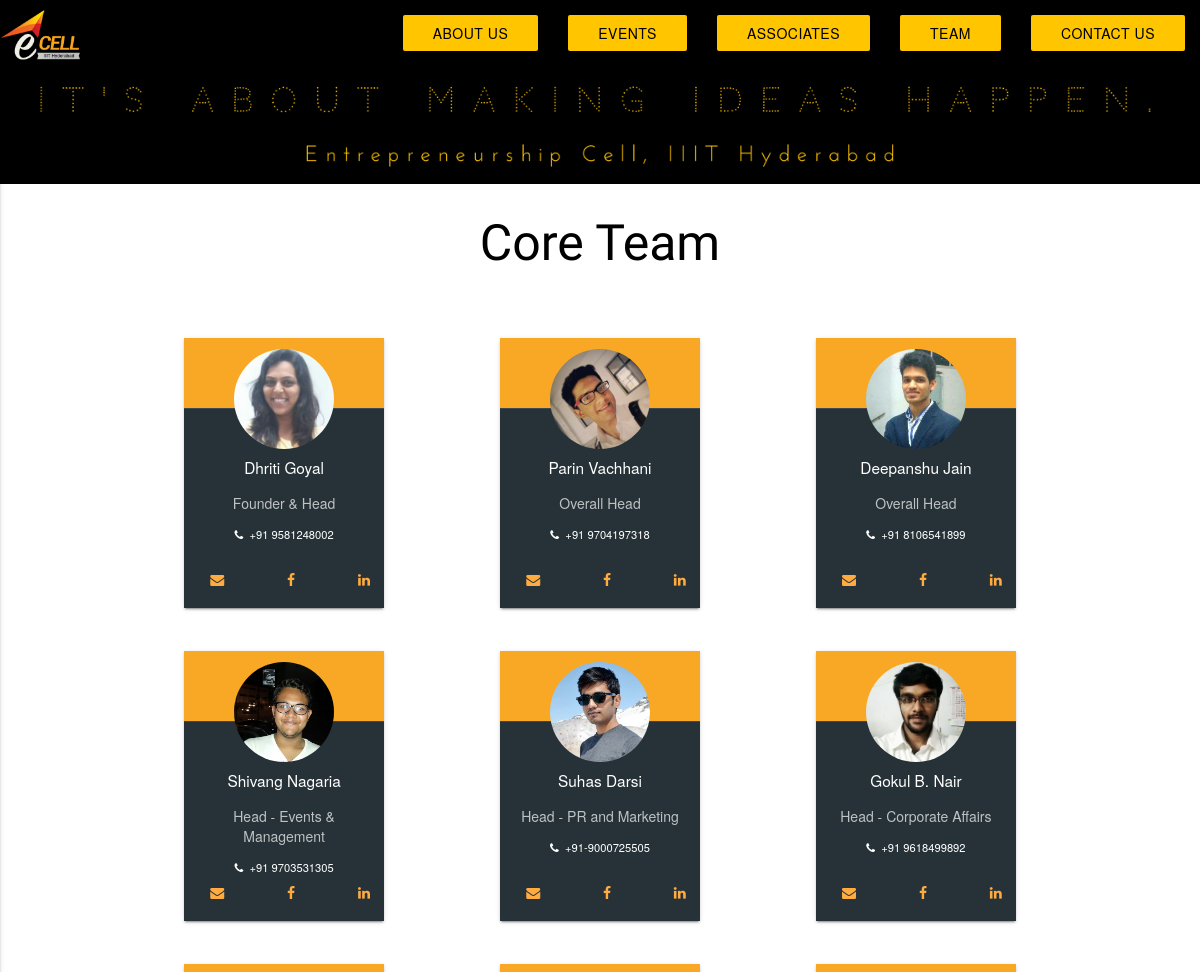
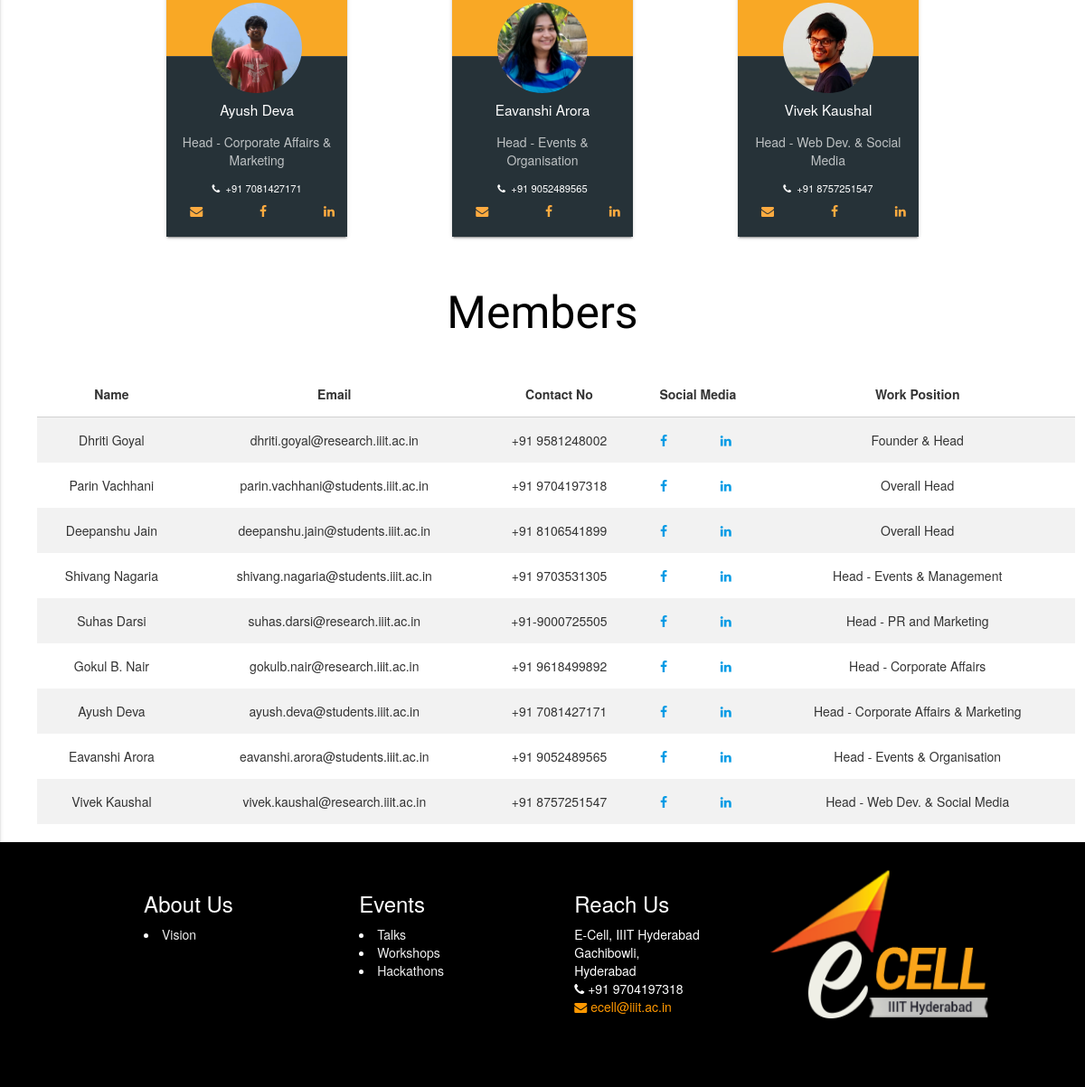
The app's page /website/team/ with its own data (2 pictures, top to bottom).
### website/models.py (models this page shows)
class Person(models.Model):
    firstName = models.CharField(max_length=30)
    lastName = models.CharField(max_length=30)
    email = models.CharField(max_length=120)
    phoneNo = models.CharField(max_length=20)
    position = models.CharField(max_length=120)
    fb = models.CharField(max_length=255)
    linkedin = models.CharField(max_length=255)
    persons = PersonManager()

### website/views.py (the view)
def team(request):
    person = models.Person.persons.all()
    return render(request, 'website/team.html',{ 'person': person })

### website/template/website/team.html (shortened to what this page needs)
{% extends "website/base.html" %} {% load static %} {% block main %}{% load staticfiles %}
<div class="col animated fadeIn">
    <h1 class="text-center" style=" font-family: 'Play', sans-serif;
        font-size: 50px;
        color: #000000;
        font-weight: 600px;">Core Team </h1>
</div>
<div class="container user">
    <div class="row parent-wrapper center">
        <div>
            {% for instance in person %}
            <div class="card child">
                <div class="card-action data center">
                    <img class="dp center" height="100" src="{% static 'images/Core Team/' %}{{ instance.firstName }}.jpg">
                    <div class="name">{{ instance.firstName }} {{ instance.lastName }}</div>
                    <div class="handle">{{ instance.position }}</div>
                    <div class="phoneNo "><span class="fa fa-phone"></span>&nbsp; {{instance.phoneNo}}</div>
                    <div class="center links">
                        <div class="row">
                            <a href="mailto:{{ instance.email }}" class="link waves-effect email"><span class="fa fa-envelope" aria-hidden="true"></span></a>
                            <a href="{{ instance.fb }}" target="_blank" class="link waves-effect facebook-link"><span class="fa fa-facebook" aria-hidden="true"></span></a>
                            <a href="{{ instance.linkedin }}" target="_blank" class="link waves-effect linkedin-link"><span class="fa fa-linkedin" aria-hidden="true"></span></a>
                        </div>
                    </div>
                </div>
            </div>
            {% endfor %}
        </div>
    </div>
</div>
<div class="row">
    <h3 class="text-center" style=" font-family: 'Play', sans-serif;
        font-size: 50px;
        color: #000000;
        font-weight: 600px;"> Members </h3>
</div>
<div class="row" style="margin-left: 30px; ">
    <div class="col s12">
        <table class="striped responsive-table ">
            <thead>
                <tr>
                    <th>Name</th>
                    <th>Email</th>
                    <th>Contact No</th>
                    <th colspan="2 ">Social Media</th>
                    <th>Work Position</th>
                </tr>
            </thead>
            <tbody style="text-align: center; ">
                {% for p in person %}
                <tr>
                    <td>{{ p.firstName }} {{ p.lastName }}</td>
                    <td>{{ p.email }}</td>
                    <td>{{ p.phoneNo }}</td>
                    <td><a href="{{ p.fb }} " target="_blank "><i class="fa fa-facebook "></i></td>
                        <td><a href="{{ p.linkedin }} " target="_blank "><i class="fa fa-linkedin "></i></td>
                        <td>{{ p.position }}</td>
                    </tr>
                    {% endfor %}
                </tbody>
            </table>
        </div>
    </div>
{% endblock %}

### website/template/website/base.html (style rules this page uses)
body { display: flex; min-height: 100vh; flex-direction: column; }
body { background-color: white !important; }

### website/template/website/team.html (style rules this page uses)
tr, td, th { text-align: center; }
.user .parent-wrapper { display: flex; justify-content: center; flex-wrap: wrap; margin-top: 1em; }
.user .card { width: 200px; margin-left: 4em; margin-right: 4em; margin-top: 2em; display: inline-grid; }
.user .data { background-color: #263238; color: white; height: 200px; padding: 10px; }
.user .dp { margin-top: -5em; border-radius: 100%; }
.user .name { font-size: 1.1em; font-weight: 300; padding: 0.5em; text-align: center; }
.user .handle { font-size: 1em; text-align: center; opacity: 0.7; padding: 0.5em; }
.user .phoneNo { font-size: 0.8em; text-align: center; padding-top: 0.5em; }
.user .links { margin-bottom: 0px; text-align: center; bottom: 0; position: absolute; padding-bottom: 1em; left: 0; right: 0; word-wrap: break-word; margin-top: 1em; text-align: justify; letter-spacing: 0.1em; }
.user .links .row { margin-bottom: 5px; display: flex; text-align: center; }
.user .links .row .link { flex-grow: 1; display: inline-block; float: none; text-align: right; margin-right: -4px; }
@media only screen and (min-width: 993px) { .container { width: 80%; } }

### records on screen
Person: firstName (picture), firstName "Dhriti", lastName "Goyal", position "Founder & Head", phoneNo "+91 9581248002", email "dhriti.goyal@research.iiit.ac.in"
Person: firstName (picture), firstName "Parin", lastName "Vachhani", position "Overall Head", phoneNo "+91 9704197318", email "parin.vachhani@students.iiit.ac.in"
Person: firstName (picture), firstName "Deepanshu", lastName "Jain", position "Overall Head", phoneNo "+91 8106541899", email "deepanshu.jain@students.iiit.ac.in"
Person: firstName (picture), firstName "Shivang", lastName "Nagaria", position "Head - Events & Management", phoneNo "+91 9703531305", email "shivang.nagaria@students.iiit.ac.in"
Person: firstName (picture), firstName "Suhas", lastName "Darsi", position "Head - PR and Marketing", phoneNo "+91-9000725505", email "suhas.darsi@research.iiit.ac.in"
Person: firstName (picture), firstName "Gokul", lastName "B. Nair", position "Head - Corporate Affairs", phoneNo "+91 9618499892", email "gokulb.nair@research.iiit.ac.in"
Person: firstName (picture), firstName "Ayush", lastName "Deva", position "Head - Corporate Affairs & Marketing", phoneNo "+91 7081427171", email "ayush.deva@students.iiit.ac.in"
Person: firstName (picture), firstName "Eavanshi", lastName "Arora", position "Head - Events & Organisation", phoneNo "+91 9052489565", email "eavanshi.arora@students.iiit.ac.in"
Person: firstName (picture), firstName "Vivek", lastName "Kaushal", position "Head - Web Dev. & Social Media", phoneNo "+91 8757251547", email "vivek.kaushal@research.iiit.ac.in"
